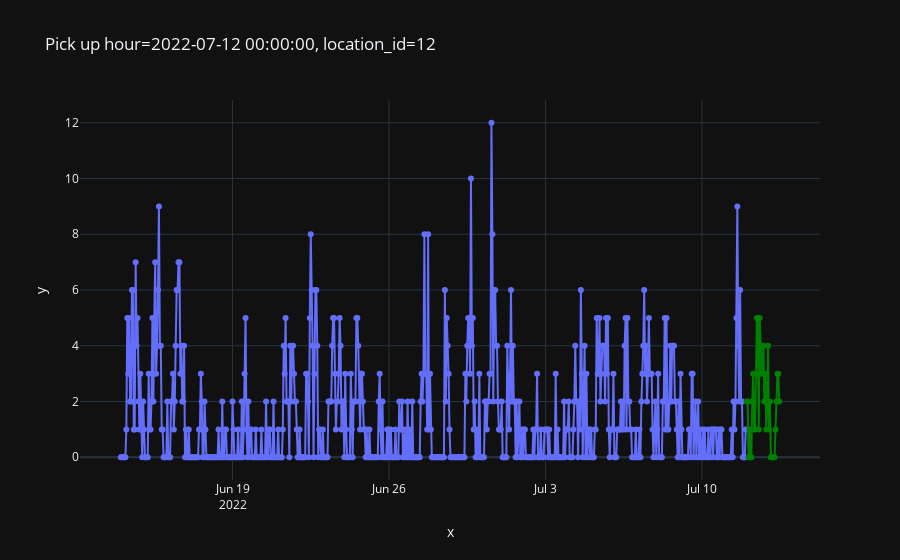

Notebook cell for this chart:
### Code cell
from src.plot import plot_one_sample

plot_one_sample(
    features,
    targets,
    example_id=500,
)

### Figure 1 — Plotly figure (JSON) as saved in the notebook; plotly's stock layout.template omitted (floating-point values rounded to 4 significant figures; data arrays with more than 128 entries replaced by an {"elided": "..."} marker saying what was removed)
{"data": [{"hovertemplate": "x=%{x}<br>y=%{y}<extra></extra>", "legendgroup": "", "line": {"color": "#636efa", "dash": "solid"}, "marker": {"symbol": "circle"}, "mode": "markers+lines", "name": "", "orientation": "v", "showlegend": false, "type": "scatter", "x": {"elided": "672 str values"}, "xaxis": "x", "y": {"elided": "672 int values"}, "yaxis": "y"}, {"hovertemplate": "x=%{x}<br>y=%{y}<extra></extra>", "legendgroup": "", "line": {"color": "green", "dash": "solid"}, "marker": {"symbol": "circle"}, "mode": "markers+lines", "name": "", "orientation": "v", "showlegend": false, "type": "scatter", "x": ["2022-07-12T00:00:00", "2022-07-12T01:00:00", "2022-07-12T02:00:00", "2022-07-12T03:00:00", "2022-07-12T04:00:00", "2022-07-12T05:00:00", "2022-07-12T06:00:00", "2022-07-12T07:00:00", "2022-07-12T08:00:00", "2022-07-12T09:00:00", "2022-07-12T10:00:00", "2022-07-12T11:00:00", "2022-07-12T12:00:00", "2022-07-12T13:00:00", "2022-07-12T14:00:00", "2022-07-12T15:00:00", "2022-07-12T16:00:00", "2022-07-12T17:00:00", "2022-07-12T18:00:00", "2022-07-12T19:00:00", "2022-07-12T20:00:00", "2022-07-12T21:00:00", "2022-07-12T22:00:00", "2022-07-12T23:00:00", "2022-07-13T00:00:00", "2022-07-13T01:00:00", "2022-07-13T02:00:00", "2022-07-13T03:00:00", "2022-07-13T04:00:00", "2022-07-13T05:00:00", "2022-07-13T06:00:00", "2022-07-13T07:00:00", "2022-07-13T08:00:00", "2022-07-13T09:00:00", "2022-07-13T10:00:00", "2022-07-13T11:00:00"], "xaxis": "x", "y": [2, 2, 0, 1, 0, 0, 2, 3, 1, 1, 3, 5, 5, 1, 5, 4, 3, 4, 4, 2, 3, 1, 2, 4, 1, 2, 0, 0, 0, 0, 0, 1, 2, 3, 3, 2], "yaxis": "y"}], "layout": {"legend": {"tracegroupgap": 0}, "title": {"text": "Pick up hour=2022-07-12 00:00:00, location_id=12"}, "xaxis": {"anchor": "y", "domain": [0, 1], "title": {"text": "x"}}, "yaxis": {"anchor": "x", "domain": [0, 1], "title": {"text": "y"}}}}
